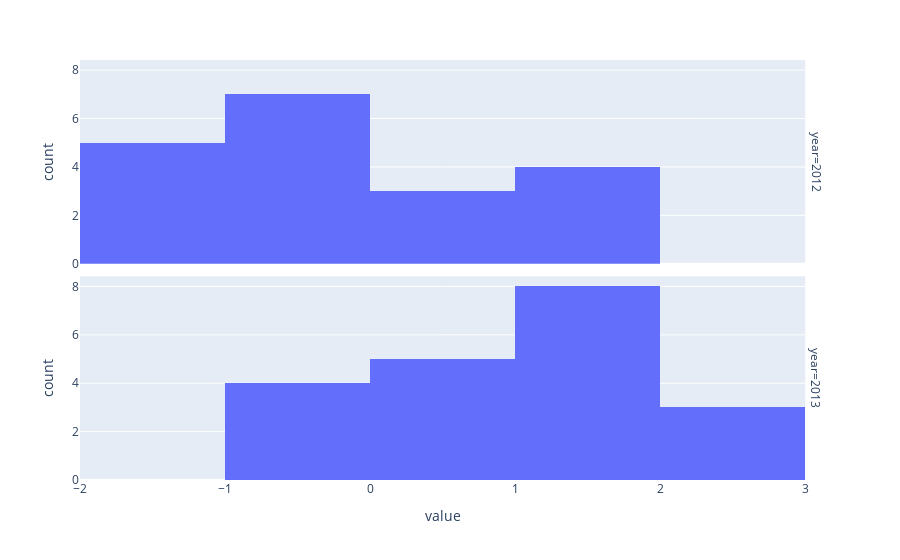

Write notebook code for a chart like this one.
### Code cell
import numpy as np
import pandas as pd
import plotly.express as px

df = pd.DataFrame({'2012': np.random.randn(20),
           '2013': np.random.randn(20)+1})
df['2012'].iloc[0] = np.nan

df = df.reset_index()
dfm = pd.melt(df, id_vars=['index'], value_vars=df.columns[1:])
dfm = dfm.dropna()

dfm.rename(columns={'variable':'year'}, inplace = True)
fig = px.histogram(dfm, x="value",
                   facet_row = 'year')
fig.show()

### Figure 1 — Plotly figure (JSON) as saved in the notebook; plotly's stock layout.template omitted (floating-point values rounded to 4 significant figures)
{"data": [{"alignmentgroup": "True", "bingroup": "x", "hovertemplate": "year=2012<br>value=%{x}<br>count=%{y}<extra></extra>", "legendgroup": "", "marker": {"color": "#636efa", "pattern": {"shape": ""}}, "name": "", "offsetgroup": "", "orientation": "v", "showlegend": false, "type": "histogram", "x": [1.305, 1.038, 0.0668, 1.018, 0.4538, -1.194, -0.3971, -0.8477, -0.7444, 1.968, -1.467, -0.4488, -0.8264, 0.9219, -0.2599, -1.239, -0.802, -1.452, -1.187], "xaxis": "x2", "yaxis": "y2"}, {"alignmentgroup": "True", "bingroup": "x", "hovertemplate": "year=2013<br>value=%{x}<br>count=%{y}<extra></extra>", "legendgroup": "", "marker": {"color": "#636efa", "pattern": {"shape": ""}}, "name": "", "offsetgroup": "", "orientation": "v", "showlegend": false, "type": "histogram", "x": [1.524, 1.131, 0.9198, 1.276, 1.077, -0.06589, 1.37, -0.9974, 1.05, 2.164, 0.9823, 0.7413, 0.6987, 0.2392, 2.689, 1.225, -0.07135, 2.071, 1.224, -0.6004], "xaxis": "x", "yaxis": "y"}], "layout": {"annotations": [{"font": {}, "showarrow": false, "text": "year=2013", "textangle": 90, "x": 0.98, "xanchor": "left", "xref": "paper", "y": 0.2425, "yanchor": "middle", "yref": "paper"}, {"font": {}, "showarrow": false, "text": "year=2012", "textangle": 90, "x": 0.98, "xanchor": "left", "xref": "paper", "y": 0.7575, "yanchor": "middle", "yref": "paper"}], "barmode": "relative", "legend": {"tracegroupgap": 0}, "margin": {"t": 60}, "xaxis": {"anchor": "y", "domain": [0, 0.98], "title": {"text": "value"}}, "xaxis2": {"anchor": "y2", "domain": [0, 0.98], "matches": "x", "showticklabels": false}, "yaxis": {"anchor": "x", "domain": [0, 0.485], "title": {"text": "count"}}, "yaxis2": {"anchor": "x2", "domain": [0.515, 1], "matches": "y", "title": {"text": "count"}}}}
